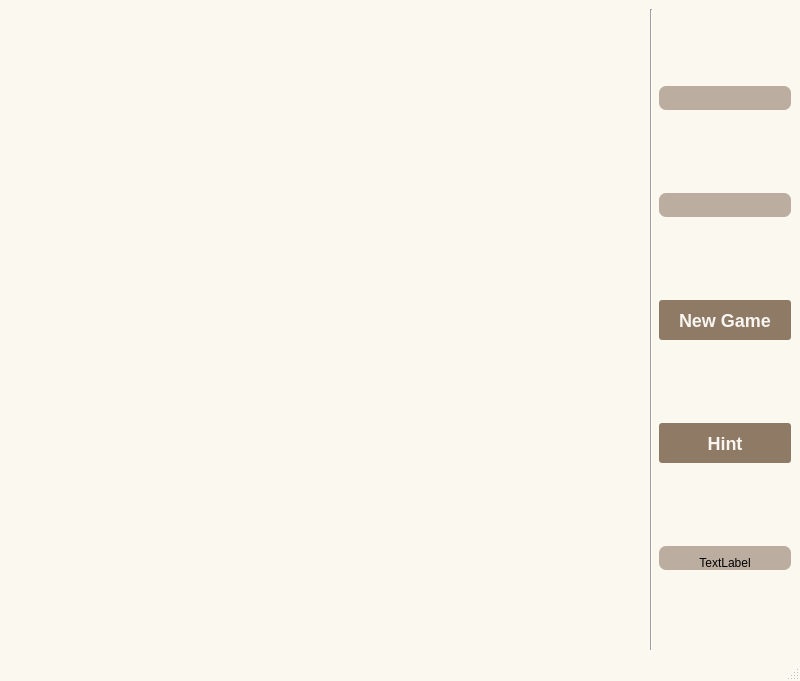
<?xml version="1.0" encoding="UTF-8"?>
<ui version="4.0">
 <class>Window2048</class>
 <widget class="QMainWindow" name="Window2048">
  <property name="geometry">
   <rect>
    <x>0</x>
    <y>0</y>
    <width>800</width>
    <height>681</height>
   </rect>
  </property>
  <property name="windowTitle">
   <string>MainWindow</string>
  </property>
  <property name="styleSheet">
   <string notr="true">QMainWindow
{
    background: #faf8ef;
}

QWidget#widgetGrid
{
background: #bbada0;
}

QLabel#labelBest, QLabel#labelHint, QLabel#labelScore
{
    font-family: &quot;Menlo&quot;;
    background: #bbada0;
    border-radius: 7px;
    padding-top: 10px;
    padding-left: 20px;
    padding-right: 20px;
}

QPushButton 
{
    font-family: &quot;Menlo&quot;;
    font-size: 18px;
    font-weight: bold;
    background: #8f7a66;
    border-radius: 3px;
    padding: 0 20px;
    text-decoration: none;
    color: #f9f6f2;
    height: 40px;
    line-height: 42px;
    text-align: center;
}

/*按钮停留态*/
QPushButton:hover
{
    /*背景颜色*/  
    background-color:rgb(44 , 137 , 255);
}

/*按钮按下态*/
QPushButton:pressed
{
    /*背景颜色*/  
    background-color:rgb(14 , 135 , 228);
    /*左内边距为3像素，让按下时字向右移动3像素*/  
    padding-left:3px;
    /*上内边距为3像素，让按下时字向下移动3像素*/  
    padding-top:3px;
}
</string>
  </property>
  <widget class="QWidget" name="centralwidget">
   <layout class="QHBoxLayout" name="horizontalLayout">
    <item>
     <widget class="QWidget" name="widgetGridFrame" native="true">
      <property name="sizePolicy">
       <sizepolicy hsizetype="Expanding" vsizetype="Expanding">
        <horstretch>0</horstretch>
        <verstretch>0</verstretch>
       </sizepolicy>
      </property>
      <property name="minimumSize">
       <size>
        <width>600</width>
        <height>600</height>
       </size>
      </property>
      <layout class="QGridLayout" name="gridLayout">
       <item row="0" column="0">
        <widget class="QWidget" name="widgetGrid" native="true">
         <property name="sizePolicy">
          <sizepolicy hsizetype="Fixed" vsizetype="Fixed">
           <horstretch>0</horstretch>
           <verstretch>0</verstretch>
          </sizepolicy>
         </property>
         <property name="minimumSize">
          <size>
           <width>0</width>
           <height>0</height>
          </size>
         </property>
        </widget>
       </item>
      </layout>
     </widget>
    </item>
    <item>
     <widget class="Line" name="line">
      <property name="orientation">
       <enum>Qt::Vertical</enum>
      </property>
     </widget>
    </item>
    <item>
     <layout class="QVBoxLayout" name="verticalLayout">
      <item>
       <widget class="QLabel" name="labelScore">
        <property name="sizePolicy">
         <sizepolicy hsizetype="Minimum" vsizetype="Fixed">
          <horstretch>0</horstretch>
          <verstretch>0</verstretch>
         </sizepolicy>
        </property>
        <property name="text">
         <string/>
        </property>
        <property name="alignment">
         <set>Qt::AlignCenter</set>
        </property>
       </widget>
      </item>
      <item>
       <widget class="QLabel" name="labelBest">
        <property name="sizePolicy">
         <sizepolicy hsizetype="Minimum" vsizetype="Fixed">
          <horstretch>0</horstretch>
          <verstretch>0</verstretch>
         </sizepolicy>
        </property>
        <property name="text">
         <string/>
        </property>
        <property name="alignment">
         <set>Qt::AlignCenter</set>
        </property>
       </widget>
      </item>
      <item>
       <widget class="QPushButton" name="pushButton_2">
        <property name="sizePolicy">
         <sizepolicy hsizetype="Minimum" vsizetype="Fixed">
          <horstretch>0</horstretch>
          <verstretch>0</verstretch>
         </sizepolicy>
        </property>
        <property name="text">
         <string>New Game</string>
        </property>
       </widget>
      </item>
      <item>
       <widget class="QPushButton" name="pushButton">
        <property name="sizePolicy">
         <sizepolicy hsizetype="Minimum" vsizetype="Fixed">
          <horstretch>0</horstretch>
          <verstretch>0</verstretch>
         </sizepolicy>
        </property>
        <property name="text">
         <string>Hint</string>
        </property>
       </widget>
      </item>
      <item>
       <widget class="QLabel" name="labelHint">
        <property name="sizePolicy">
         <sizepolicy hsizetype="Minimum" vsizetype="Fixed">
          <horstretch>0</horstretch>
          <verstretch>0</verstretch>
         </sizepolicy>
        </property>
        <property name="text">
         <string>TextLabel</string>
        </property>
        <property name="alignment">
         <set>Qt::AlignCenter</set>
        </property>
       </widget>
      </item>
     </layout>
    </item>
   </layout>
  </widget>
  <widget class="QMenuBar" name="menubar">
   <property name="geometry">
    <rect>
     <x>0</x>
     <y>0</y>
     <width>800</width>
     <height>28</height>
    </rect>
   </property>
  </widget>
  <widget class="QStatusBar" name="statusbar"/>
 </widget>
 <resources/>
 <connections/>
</ui>
